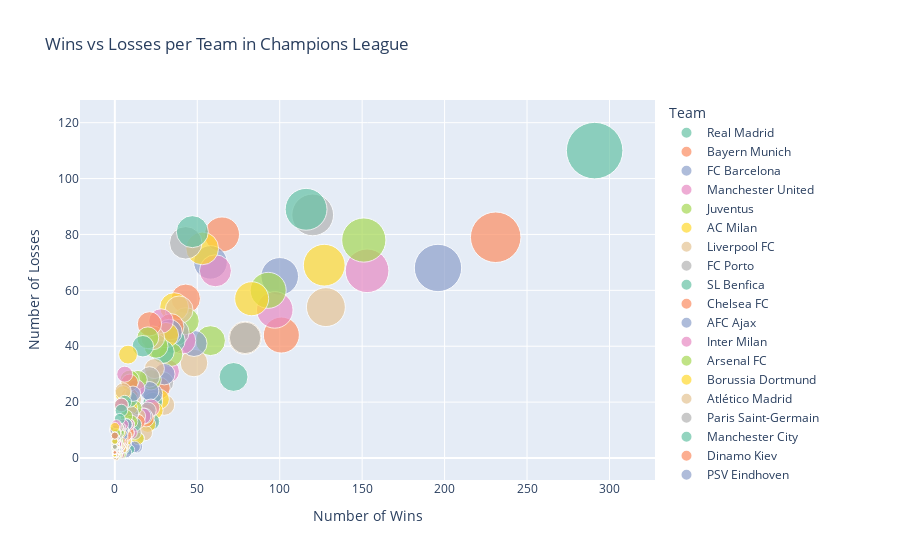

Notebook cell for this chart:
### Markdown cell above
### Total Win Vs Loses for All Teams

### Code cell
fig = px.scatter(all_time, x='W', y='L',
                 size='M.',color="Team",
                 title='Wins vs Losses per Team in Champions League',
                 labels={'W': 'Number of Wins', 'L': 'Number of Losses',"M.":"Number of Macthes Played"},
                 hover_name='Team',
                 size_max=40,
                 color_discrete_sequence=px.colors.qualitative.Set2)

# Add team names to the plot
fig.update_traces(textposition='top center')

# Customize axis labels and limits
fig.update_layout(
    xaxis_title='Number of Wins',
    yaxis_title='Number of Losses',
)

# Show the plot
fig.show()
